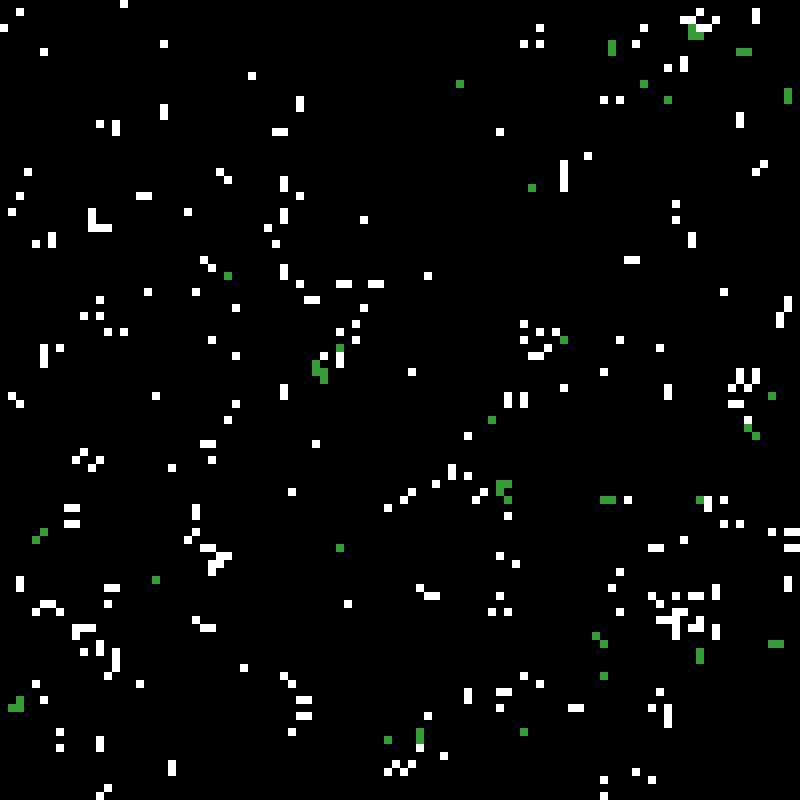
Frame 1 (no input)
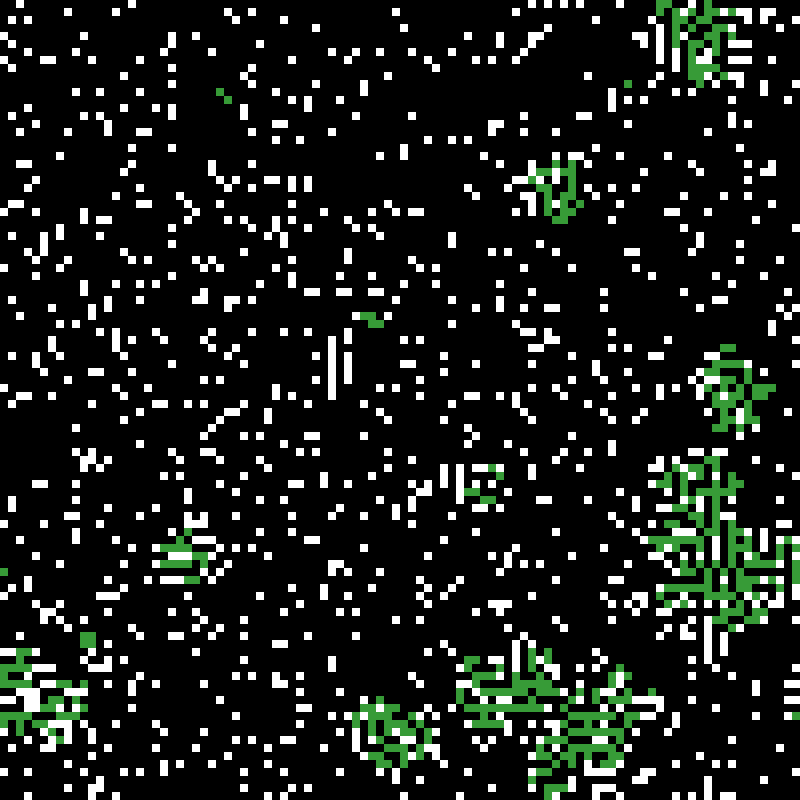
Frame 60 (the mouse pressed at the canvas centre just before this capture)
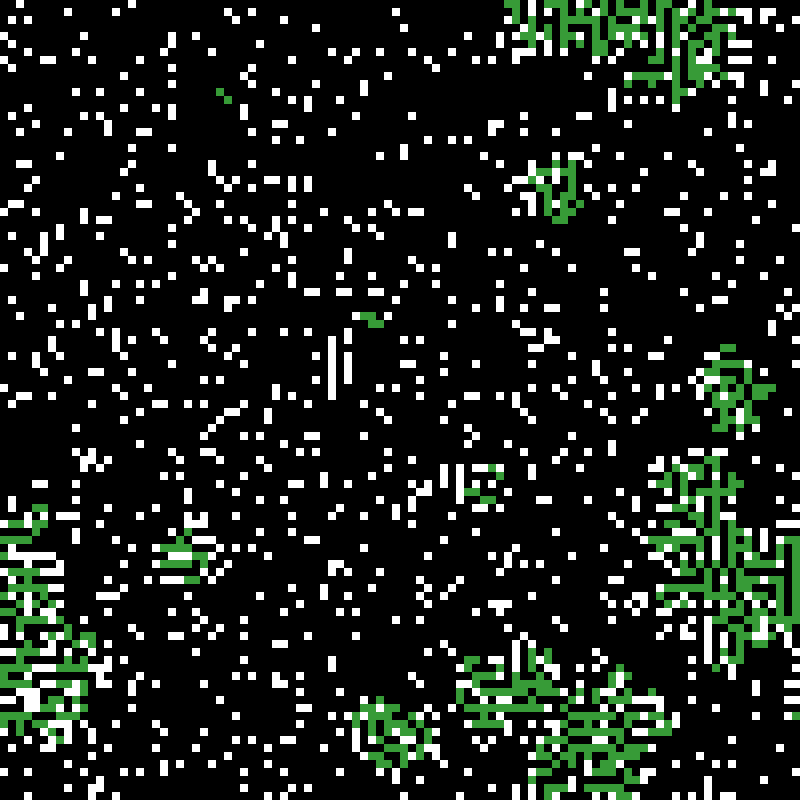
Frame 120 (the mouse held since frame 60 and released just before this capture)

The Processing sketch that drew these frames (run headless with seeded random() and noise(); from frame 60 on, the mouse is pressed at the canvas centre):

// Processing sketch: conway_edit
// ── conway_edit.pde


//I really have no idea what I did to this file... but it looks cool, right?
//& if you press the spacebar enough, it goes back to white! Woo!



PImage c[] = new PImage[2]; // input image

int w, h; // width and height

int i, j; // counter variables

int center; // is the pixel alive or dead?
int sum; // how many neighbors are alive?

int which = 0; // which image are we working on

// 9 pixels for the neighborhood (p4 is center):
//  p0  p1  p2
//  p3 *p4* p5
//  p6  p7  p8
color p0, p1, p2, p3, p4, p5, p6, p7, p8; 

void setup()
{
  size(800, 800); // make the screen square
  noSmooth(); // turn off image and shape interpolation

  // create two blank images to work with for the game
  c[0] = createImage(100, 100, RGB);
  c[1] = createImage(100, 100, RGB);
  w = c[0].width; // width
  h = c[0].height; // height

    // fill our first image with random stuff:
  fillRandom();
}

void draw()
{

  c[which].loadPixels(); // load up the pixels array for input

  // step 1 - add pixels where mouse is
  if (mousePressed)
  {
    int mx = constrain(int(mouseX/8.0), 0, width-1);
    int my = constrain(int(mouseY/8.0), 0, height-1);
    c[which].pixels[my*w + mx] = color(50, 150, 50);
  }

  // step 2 - get the values for the "neighborhood" around each pixel
  for (i=0; i<h; i++) // these pixels are the rows
  {
    for (j=0; j<w; j++) // thise pixels are the columns
    {

      // top row
      p0 = c[which].pixels[((i-1+h)%h)*w + (j-1+w)%w]; // left pixel
      p1 = c[which].pixels[((i-1+h)%h)*w + j]; // center pixel
      p2 = c[which].pixels[((i-1+h)%h)*w + (j+1+w)%w]; // left pixel

      // center row
      p3 = c[which].pixels[i*w + (j-1+w)%w]; // left pixel
      p4 = c[which].pixels[i*w + j]; // center pixel
      p5 = c[which].pixels[i*w + (j+1+w)%w]; // left pixel

      // bottom row
      p6 = c[which].pixels[((i+1+h)%h)*w + (j-1+w)%w]; // left pixel
      p7 = c[which].pixels[((i+1+h)%h)*w + j]; // center pixel
      p8 = c[which].pixels[((i+1+h)%h)*w + (j+1+w)%w]; // left pixel

      // compute the sum: use the green channel for simplicity
      sum = 0; // start blank
      sum+= int(green(p0)>128.) + int(green(p1)>128.) + int(green(p2)>128.); // top neighbors
      sum+= int(green(p3)>128.) + int(green(p5)>128.); // left and right neighbors
      sum+= int(green(p6)>128.) + int(green(p7)>128.) + int(green(p8)>128.); // bottom neighbors

      center = int(green(p4)>128.); // is the center pixel alive?

      //
      // RULES: PLAY WITH THESE
      //
      if (center==1 && (sum==3 || sum==4)) // alive... stay alive
      {
        c[1-which].pixels[j*w + i] = color(55, 155, 55);
      } else if (center==0 && sum==3) // dead... become alive
      {
        c[1-which].pixels[i*w + j] = color(255, 255, 255);
      } else // die (or stay dead)
      {   
        c[1-which].pixels[i*w + i] = color(0, 0, 0);
      }
    }
  }

  c[1-which].updatePixels(); // restore the pixels array

  image(c[1-which], 0, 0, width, height); // draw to screen

  which = 1-which; // swap image buffer
}

void keyPressed()
{
  fillRandom(); // add random noise to image when you press any key
}

void fillRandom()
{
  // fill our current image with random stuff
  c[which].loadPixels();
  for (i=0; i<c[which].pixels.length; i++)
  {
    float rand = random(1000);
    if (rand>900) // 10% alive
    {
      c[which].pixels[i] = color(255, 255, 255);
    }
  }
  c[which].updatePixels();
}
